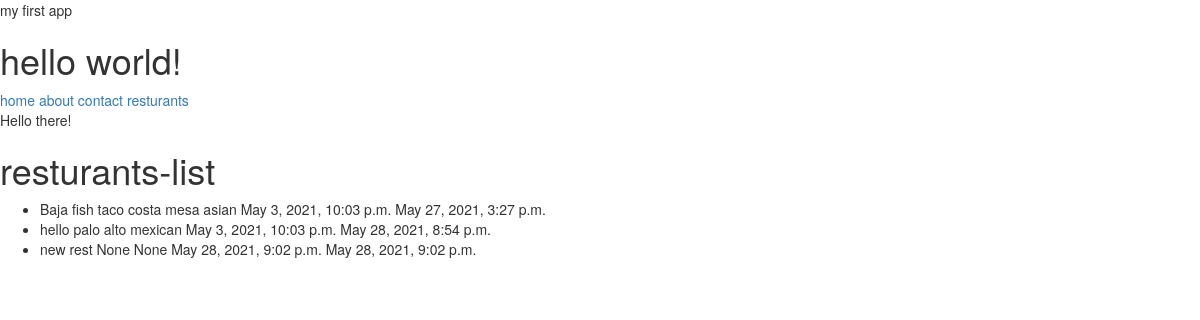
Page /resturants/ on the committed database.
### resturants/models.py (models this page shows, shortened)
class Resturant(models.Model):
    name = models.CharField(max_length=120)
    location = models.CharField(max_length=120, null=True, blank=True)
    category = models.CharField(max_length=120, null=True, blank=True)
    timestamp = models.DateTimeField(auto_now_add=True)
    updated = models.DateTimeField(auto_now=True)
    slug = models.SlugField(null=True, blank=True)

### resturants/views.py (the view)
# urls.py: path("resturants/", resturants_listview),
def resturants_listview(request):
    template_name = "resturants/resturants_list.html"
    queryset = Resturant.objects.all()
    context = {"object_list": queryset}
    return render(request, template_name, context)

### templates/resturants/resturants_list.html (shortened to what this page needs)
{% extends "base.html" %}
{% block content %}
{{ block.super }}
<h1>resturants-list</h1>
<ul>
    {% for obj in object_list %}
        <li>{{ obj.name }} {{ obj.location }} {{ obj.category }} {{ obj.timestamp }} {{ obj.updated }}</li>
    {% endfor %}
</ul>
{% endblock content %}

### templates/base.html (shortened to what this page needs)
<!doctype html>
    <html lang="en">
    {% include "snippest/css.html" %}
    <head>my first app
    </head>
    <body>
    <h1>hello world!</h1>
    {% include "snippest/nav.html" %}
    <div class="content">
    {% block content %}
    Hello there!
    {% endblock content %}
    </div>
    </body>
    </html>

### templates/snippest/css.html (shortened to what this page needs)
<link rel="stylesheet" href="https://maxcdn.bootstrapcdn.com/bootstrap/3.3.7/css/bootstrap.min.css">
<link rel="stylesheet" href="https://maxcdn.bootstrapcdn.com/bootstrap/3.3.7/css/bootstrap-theme.min.css">

### templates/snippest/nav.html
<div class="content">
<a href='/'>home</a>
<a href='/about/'>about</a>
<a href='/contact/'>contact</a>
<a href='/resturants/'>resturants</a>
</div>

### rows in the picture
Resturant: name "Baja fish taco", location "costa mesa", category "asian", timestamp "May 3, 2021, 10:03 p.m.", updated "May 27, 2021, 3:27 p.m."
Resturant: name "hello", location "palo alto", category "mexican", timestamp "May 3, 2021, 10:03 p.m.", updated "May 28, 2021, 8:54 p.m."
Resturant: name "new rest", location "None", category "None", timestamp "May 28, 2021, 9:02 p.m.", updated "May 28, 2021, 9:02 p.m."
